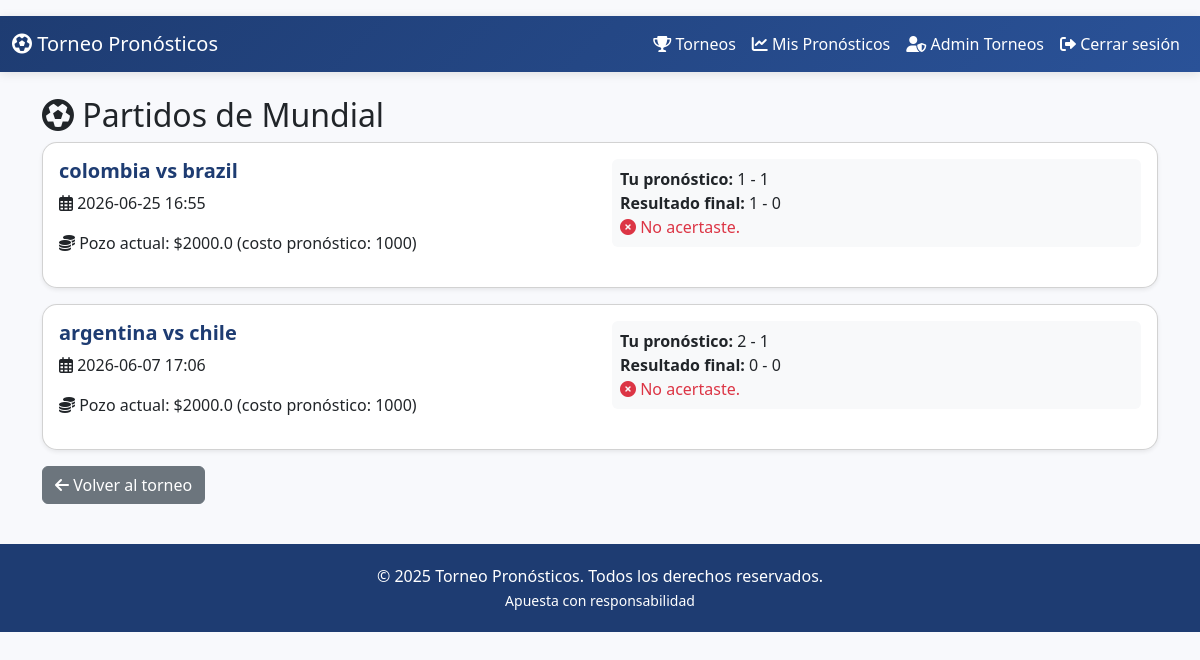
Screenshot of /tournaments/1/matches (signed in) with the database file from the repository.
### src/models/entities/Tournament.py (models this page shows, shortened)
class Tournament(db.Model):
    __tablename__ = 'tournament'
    id = db.Column(db.Integer, primary_key=True)
    name = db.Column(db.String(255), nullable=False)
    start_date = db.Column(db.DateTime, nullable=True)
    end_date = db.Column(db.DateTime, nullable=True)
    status = db.Column(db.String(50), default='active')
    global_pool = db.Column(db.Float, default=0.0)
    matches = db.relationship('Partido', backref='tournament', lazy=True)

### src/models/entities/Partido.py (models this page shows, shortened)
class Partido(db.Model):
    id = db.Column(db.Integer, primary_key=True)
    equipo_local = db.Column(db.String(100))
    equipo_visitante = db.Column(db.String(100))
    fecha = db.Column(db.DateTime)
    resultado_local = db.Column(db.Integer, default=0)
    resultado_visitante = db.Column(db.Integer, default=0)
    estado = db.Column(db.String(20), default='abierto')
    prize_pool = db.Column(db.Float, default=0.0)
    tournament_id = db.Column(db.Integer, db.ForeignKey('tournament.id'), nullable=False)
    __table_args__ = (
        db.Index('idx_partido_tournament_estado', 'tournament_id', 'estado'),
        db.Index('idx_partido_fecha', 'fecha'),
    )

### src/models/entities/Pronostico.py (models this page shows, shortened)
class Pronostico(db.Model):
    id = db.Column(db.Integer, primary_key=True)
    partido_id = db.Column(db.Integer, db.ForeignKey('partido.id'))
    user_id = db.Column(db.Integer, db.ForeignKey('user.id'))
    goles_local = db.Column(db.Integer, nullable=False)
    goles_visitante = db.Column(db.Integer, nullable=False)
    is_exacto = db.Column(db.Boolean, default=False)
    points_awarded = db.Column(db.Integer, default=0)
    prize_awarded = db.Column(db.Float, default=0.0)
    __table_args__ = (
        db.Index('idx_pronostico_partido_user', 'partido_id', 'user_id', unique=False),
        db.Index('idx_pronostico_user', 'user_id'),
    )

### src/routes/tournaments.py (the view)
@tournaments_bp.route('/<int:id>/matches')
@login_required
def matches(id):
    tournament = Tournament.query.get_or_404(id)
    user_id = session['user_id']
    partidos = Partido.query.filter_by(tournament_id=id).all()
    pronosticos_usuario = {}
    pronosticos = Pronostico.query.join(Partido).filter(
        Pronostico.user_id == user_id,
        Partido.tournament_id == id
    ).all()
    for p in pronosticos:
        pronosticos_usuario[p.partido_id] = p
    pronosticados_ids = list(pronosticos_usuario.keys())
    return render_template('tournaments/matches.html',
                           tournament=tournament,
                           partidos=partidos,
                           pronosticados=pronosticados_ids,
                           pronosticos_usuario=pronosticos_usuario)

### src/app.py (called while the page is built)
@app.context_processor
def inject_user():
    from models.entities.User import User
    from flask import session
    user = None
    if 'user_id' in session:
        user = User.query.get(session['user_id'])
    return dict(current_user=user)

### src/utils/helpers.py (called while the page is built)
def login_required(f):
    @wraps(f)
    def decorated_function(*args, **kwargs):
        if 'user_id' not in session:
            flash('Por favor, inicia sesión para acceder a esta página.', 'warning')
            return redirect(url_for('auth.login'))
        return f(*args, **kwargs)
    return decorated_function

### src/templates/tournaments/matches.html (shortened to what this page needs)
{% extends "base.html" %}
{% block body %}
{% include 'partials/navbar.html' %}
<div class="container mt-4">
    <h2><i class="fas fa-futbol"></i> Partidos de {{ tournament.name }}</h2>
    {% if partidos %}
        {% for partido in partidos %}
        <div class="card mb-3 shadow-sm">
            <div class="card-body">
                <div class="row">
                    <div class="col-md-6">
                        <h5 class="card-title">{{ partido.equipo_local }} vs {{ partido.equipo_visitante }}</h5>
                        <p><i class="far fa-calendar-alt"></i> {{ partido.fecha.strftime('%Y-%m-%d %H:%M') }}</p>
                        <p><i class="fas fa-coins"></i> Pozo actual: ${{ partido.prize_pool }} (costo pronóstico: 1000)</p>
                    </div>
                    <div class="col-md-6">
                        {% if partido.estado == 'abierto' %}
                            {% if partido.id in pronosticados %}
                                <div class="alert alert-success">Ya has pronosticado este partido.</div>
                            {% else %}
                                <form action="{{ url_for('matches.predict', partido_id=partido.id) }}" method="post" class="row g-2 align-items-end">
                                    <div class="col-auto">
                                        <input type="number" name="goles_local" class="form-control" placeholder="Goles local" required min="0">
                                    </div>
                                    <div class="col-auto">
                                        <input type="number" name="goles_visitante" class="form-control" placeholder="Goles visitante" required min="0">
                                    </div>
                                    <div class="col-auto">
                                        <button type="submit" class="btn btn-primary"><i class="fas fa-chart-line"></i> Pronosticar</button>
                                    </div>
                                </form>
                            {% endif %}
                        {% else %}
                            {% set mi_pronostico = pronosticos_usuario.get(partido.id) %}
                            {% if mi_pronostico %}
                                <div class="bg-light p-2 rounded">
                                    <strong>Tu pronóstico:</strong> {{ mi_pronostico.goles_local }} - {{ mi_pronostico.goles_visitante }}<br>
                                    <strong>Resultado final:</strong> {{ partido.resultado_local }} - {{ partido.resultado_visitante }}<br>
                                    {% if mi_pronostico.is_exacto %}
                                        <span class="text-success"><i class="fas fa-star"></i> ¡Acierto exacto! +{{ mi_pronostico.points_awarded }} pts, +${{ mi_pronostico.prize_awarded }}</span>
                                    {% elif mi_pronostico.points_awarded > 0 %}
                                        <span class="text-info"><i class="fas fa-thumbs-up"></i> Acertaste resultado. +{{ mi_pronostico.points_awarded }} pts</span>
                                    {% else %}
                                        <span class="text-danger"><i class="fas fa-times-circle"></i> No acertaste.</span>
                                    {% endif %}
                                </div>
                            {% else %}
                                <div class="alert alert-secondary">No realizaste pronóstico para este partido.</div>
                            {% endif %}
                        {% endif %}
                    </div>
                </div>
            </div>
        </div>
        {% endfor %}
    {% else %}
        <div class="alert alert-info">No hay partidos en este torneo.</div>
    {% endif %}
    <a href="{{ url_for('tournaments.view_tournament', id=tournament.id) }}" class="btn btn-secondary">
        <i class="fas fa-arrow-left"></i> Volver al torneo
    </a>
</div>
{% endblock %}

### src/templates/base.html (shortened to what this page needs)
<!DOCTYPE html>
<html lang="es">
<head>
    <link href="https://cdn.jsdelivr.net/npm/bootstrap@5.3.8/dist/css/bootstrap.min.css" rel="stylesheet">
    <link rel="stylesheet" href="https://cdnjs.cloudflare.com/ajax/libs/font-awesome/6.0.0-beta3/css/all.min.css">
    <link rel="stylesheet" href="{{ url_for('static', filename='css/custom.css') }}">
</head>
<body>
    {% block body %}{% endblock %}
    <footer class="footer">
        <div class="container">
            <p class="mb-0">&copy; 2025 Torneo Pronósticos. Todos los derechos reservados.</p>
            <small>Apuesta con responsabilidad</small>
        </div>
    </footer>
</body>
</html>

### src/templates/partials/navbar.html (shortened to what this page needs)
<nav class="navbar navbar-expand-lg">
    <div class="container-fluid">
        <a class="navbar-brand" href="{{ url_for('auth.index') }}">
            <i class="fas fa-futbol"></i> Torneo Pronósticos
        </a>
        <div class="collapse navbar-collapse" id="navbarNav">
            <ul class="navbar-nav ms-auto">
                <li class="nav-item">
                    <a class="nav-link" href="{{ url_for('tournaments.list_tournaments') }}">
                        <i class="fas fa-trophy"></i> Torneos
                    </a>
                </li>
                <li class="nav-item">
                    <a class="nav-link" href="{{ url_for('tournaments.my_predictions') }}">
                        <i class="fas fa-chart-line"></i> Mis Pronósticos
                    </a>
                </li>
                {% if current_user and current_user.is_admin %}
                <li class="nav-item">
                    <a class="nav-link" href="{{ url_for('admin.admin_tournaments') }}">
                        <i class="fas fa-user-shield"></i> Admin Torneos
                    </a>
                </li>
                {% endif %}
                <li class="nav-item">
                    <a class="nav-link" href="{{ url_for('auth.logout') }}">
                        <i class="fas fa-sign-out-alt"></i> Cerrar sesión
                    </a>
                </li>
            </ul>
        </div>
    </div>
</nav>

### src/static/css/custom.css (style rules this page uses)
body { background: #f8f9fc; font-family: 'Segoe UI', Tahoma, Geneva, Verdana, sans-serif; }
.navbar { box-shadow: 0 2px 10px rgba(0,0,0,0.1); background: linear-gradient(135deg, #1e3c72 0%, #2a5298 100%) !important; }
.navbar-brand, .nav-link { color: white !important; font-weight: 500; }
.card { border-radius: 15px; box-shadow: 0 5px 15px rgba(0,0,0,0.1); transition: transform 0.3s; }
.card-title { color: #1e3c72; font-weight: bold; }
.footer { background: #1e3c72; color: white; text-align: center; padding: 20px 0; margin-top: 40px; }

### rows the page displays
Tournament: name "Mundial"
Partido: equipo_local "colombia", equipo_visitante "brazil", fecha "2026-06-25 16:55", prize_pool "2000.0", resultado_local "1", resultado_visitante "0"
Pronostico: goles_local "1", goles_visitante "1"
Partido: equipo_local "argentina", equipo_visitante "chile", fecha "2026-06-07 17:06", prize_pool "2000.0", resultado_local "0", resultado_visitante "0"
Pronostico: goles_local "2", goles_visitante "1"
